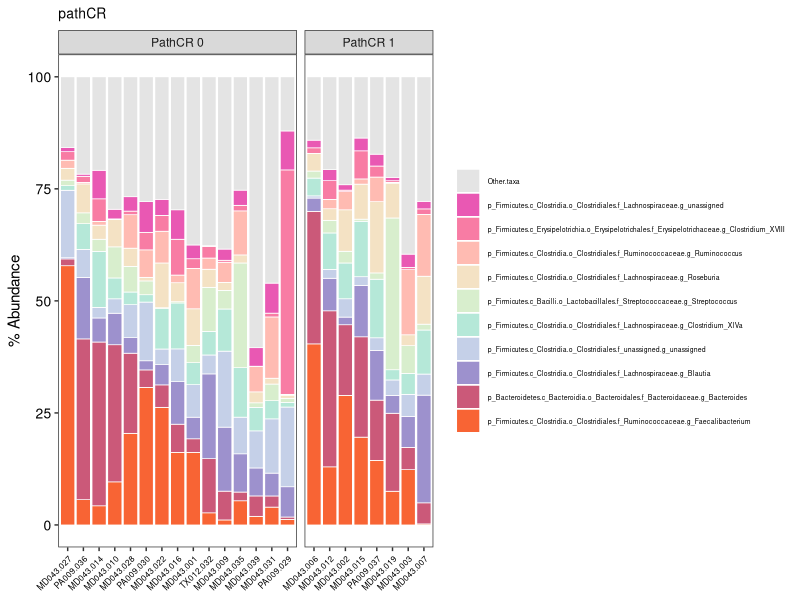

This chart was generated by the following R code:
rm(list=ls())
library(RColorBrewer)
library(ggplot2)
library(grid)
library(MASS)
library("pheatmap")
library(viridis)
library(reshape2)
library(readr)

# ------------------------------------------------------------------------
# set the working directory as the location of the script ---
# scriptPrefix = per user
# ------------------------------------------------------------------------

# Load CSV
Genus_LDA <- read_csv("Genus_LDA.csv")

GroupCols = c("#e4e4e4", "#eb3eab", "#FF9AA2", "#FFDAC1", "#E2F0CB", "#B5EAD7", "#C7CEEA", "#8e7cc3", "#f94144","#f8961e","#f9b14a","#f9c74f","#90be6d","#82d3d1","#4d908e","#6ec2e5","#277da1")
numTx     = 19
GroupCols = colorRampPalette(GroupCols)(numTx+1)

A <- Genus_LDA
A$pathCR = paste0("PathCR ", as.character(A$pathCR))
A$pathCR = factor(A$pathCR, levels=c("PathCR 0", "PathCR 1"))

A = A[,c(6,20,26:ncol(A))]
  
  aggA            = aggregate( . ~ RecordID + pathCR, data=A, FUN=mean)
  cmaggA          = colMeans(aggA[3:ncol(aggA)])
  selectedA       = names(cmaggA[order(cmaggA, decreasing=TRUE)])[1:min(numTx,length(cmaggA))]
  aggA            = aggA[,c("RecordID", "pathCR", selectedA)]
  aggA$Other.taxa = 100-rowSums(aggA[3:ncol(aggA)])
  
  meltA           = melt(aggA, id.vars = c("RecordID", "pathCR"))
  colnames(meltA) = c("RecordID", "pathCR", "Taxa", "Abundance")
  
  meltA$pathCR    = factor(meltA$pathCR)
  
  meltA$Taxa      = factor(meltA$Taxa, levels=rev(levels(meltA$Taxa)))
  
  customOrder     = aggA[order(rowSums(aggA[,selectedA[1:2]]), decreasing=TRUE),"RecordID"]
  
  meltA$RecordID  = factor(meltA$RecordID, levels=customOrder)
  
  p1 <- ggplot(meltA, aes(x=RecordID, y=Abundance, fill=Taxa)) +
    geom_bar(position="stack", stat="identity", colour="white", size=0.25) +
    theme_bw() +
    scale_fill_manual(values=GroupCols) +
    theme(axis.text.x = element_text(size=6, colour="black", angle=45, hjust=1, vjust=1),
          axis.text.y = element_text(size=10, colour="black"),
          panel.grid.major = element_blank(),
          panel.grid.minor = element_blank(),
          plot.title       = element_text(size=10, colour="black"),
          legend.text      = element_text(size=5),
          legend.title     = element_blank()) +
    xlab(NULL) +
    ylab("% Abundance") +
    facet_grid(~pathCR, space="free_x", scale="free_x") +
    ggtitle("pathCR")
  
  p1
  
  ggsave(file="top.10.genera.barplot.pdf", plot=p1, width=10, height=7)
  
 